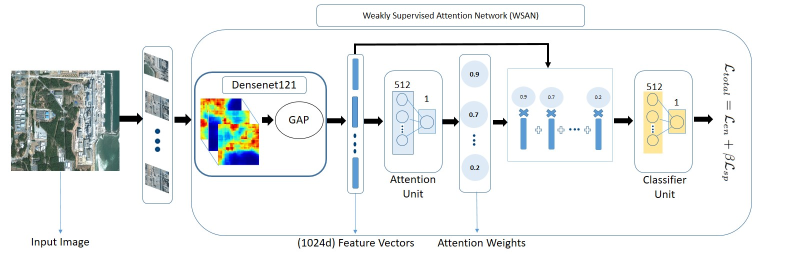
#> input picture WSAN final.jpg, 1574 x 518 px, given as the content of the folder Data/train/destructed, which was not available (shown at 1/2 size)
$ python augmentation.py
#> lines starting #> are read from the running program, lines starting #| are printed output that depends on the picture; pictures that were not available may be replaced by others from this repository, and a replacement may not be noted
# -*- coding: utf-8 -*-
"""
Created on Tue Sep  3 17:25:54 2019

@author: usmal
"""
import PIL
import glob
import os.path
import numpy as np
import cv2

train_destructed_path = []
train_data_folder = os.path.join("Data","train","destructed","*.jpg")
train_destructed_path.extend(glob.glob(train_data_folder))

if (train_destructed_path == None):
    print("Error: Path not found to train data folder..")
else:
    print("Successfully read train data folder path..!")
    print("Total images: ",len(train_destructed_path))


# Apply augmentation Rotate images and save in train directory
for i in range(len(train_destructed_path)):
    imagename = train_destructed_path[i].split("/")[-1].split('.')[0]
    print(imagename)
    temp = cv2.imread(train_destructed_path[i])
#> temp is the input picture: shape (518, 1574, 3); mean B, G, R 238.2, 238.6, 235.9
    img1 = PIL.Image.fromarray(temp)
    writepath = os.path.join("Data","train","destructed")
    cv2.imwrite(writepath+imagename+"_1.jpg",np.array(img1.rotate(180)))
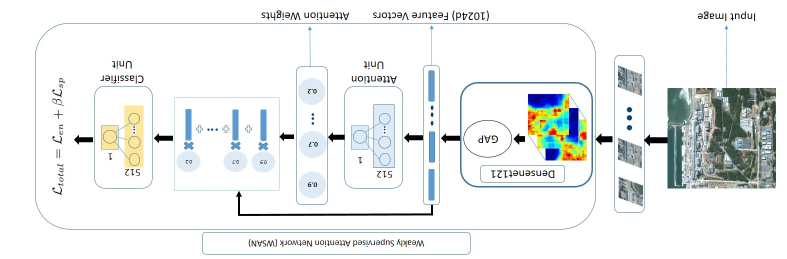
#> saved as destructedWSAN final_1.jpg: shape (518, 1574, 3) (shown at 1/2 size); mean B, G, R 238.2, 238.6, 235.9
    cv2.imwrite(writepath+imagename+"_2.jpg",np.array(img1.rotate(270)))
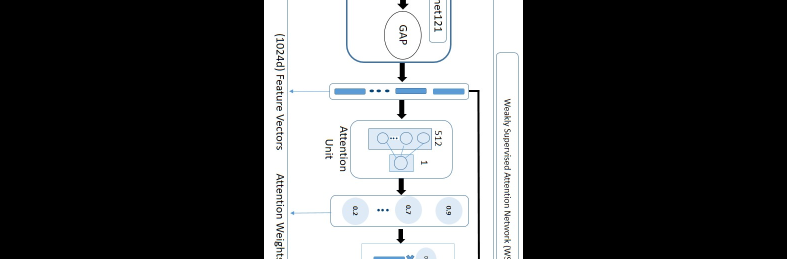
#> saved as destructedWSAN final_2.jpg: shape (518, 1574, 3) (shown at 1/2 size); mean B, G, R 80.1, 79.7, 78.9
    cv2.imwrite(writepath+imagename+"_3.jpg",np.array(img1.rotate(350)))
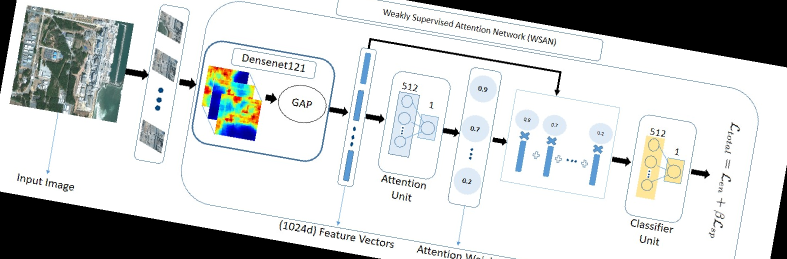
#> saved as destructedWSAN final_3.jpg: shape (518, 1574, 3) (shown at 1/2 size); mean B, G, R 204.2, 204.6, 201.9
#
